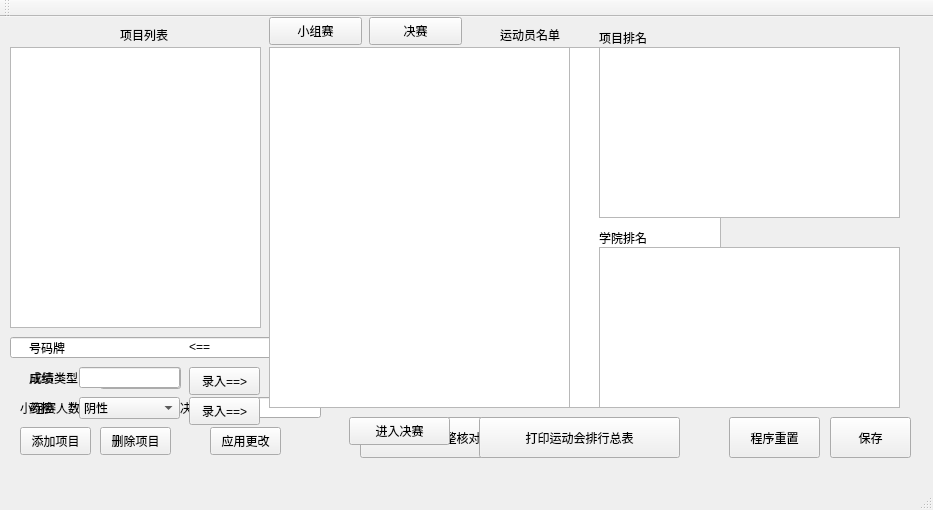
<?xml version="1.0" encoding="UTF-8"?>
<ui version="4.0">
 <class>MainWindow</class>
 <widget class="QMainWindow" name="MainWindow">
  <property name="geometry">
   <rect>
    <x>0</x>
    <y>0</y>
    <width>933</width>
    <height>510</height>
   </rect>
  </property>
  <property name="windowTitle">
   <string>MainWindow</string>
  </property>
  <widget class="QWidget" name="centralWidget">
   <widget class="QWidget" name="s0widget" native="true">
    <property name="enabled">
     <bool>true</bool>
    </property>
    <property name="geometry">
     <rect>
      <x>-10</x>
      <y>-70</y>
      <width>861</width>
      <height>511</height>
     </rect>
    </property>
    <widget class="QLineEdit" name="s0lineEdit">
     <property name="geometry">
      <rect>
       <x>20</x>
       <y>390</y>
       <width>311</width>
       <height>21</height>
      </rect>
     </property>
    </widget>
    <widget class="QLabel" name="label_3">
     <property name="geometry">
      <rect>
       <x>510</x>
       <y>80</y>
       <width>101</width>
       <height>16</height>
      </rect>
     </property>
     <property name="text">
      <string>运动员名单</string>
     </property>
    </widget>
    <widget class="QPushButton" name="s0add_player">
     <property name="geometry">
      <rect>
       <x>740</x>
       <y>370</y>
       <width>93</width>
       <height>28</height>
      </rect>
     </property>
     <property name="text">
      <string>添加运动员</string>
     </property>
    </widget>
    <widget class="QPushButton" name="s0addgame">
     <property name="geometry">
      <rect>
       <x>30</x>
       <y>480</y>
       <width>71</width>
       <height>28</height>
      </rect>
     </property>
     <property name="text">
      <string>添加项目</string>
     </property>
    </widget>
    <widget class="QPushButton" name="s0delete_player">
     <property name="geometry">
      <rect>
       <x>740</x>
       <y>410</y>
       <width>93</width>
       <height>28</height>
      </rect>
     </property>
     <property name="text">
      <string>删除运动员</string>
     </property>
    </widget>
    <widget class="QListWidget" name="playerlist">
     <property name="enabled">
      <bool>true</bool>
     </property>
     <property name="geometry">
      <rect>
       <x>380</x>
       <y>100</y>
       <width>351</width>
       <height>361</height>
      </rect>
     </property>
    </widget>
    <widget class="QPushButton" name="s0deletegame">
     <property name="geometry">
      <rect>
       <x>110</x>
       <y>480</y>
       <width>71</width>
       <height>28</height>
      </rect>
     </property>
     <property name="text">
      <string>删除项目</string>
     </property>
    </widget>
    <widget class="QPushButton" name="s0output_check">
     <property name="geometry">
      <rect>
       <x>370</x>
       <y>470</y>
       <width>181</width>
       <height>41</height>
      </rect>
     </property>
     <property name="text">
      <string>输出完整核对表</string>
     </property>
    </widget>
    <widget class="QComboBox" name="s0comboBox">
     <property name="geometry">
      <rect>
       <x>110</x>
       <y>420</y>
       <width>81</width>
       <height>22</height>
      </rect>
     </property>
     <item>
      <property name="text">
       <string>田赛(米)</string>
      </property>
     </item>
     <item>
      <property name="text">
       <string>径赛(秒)</string>
      </property>
     </item>
    </widget>
    <widget class="QLabel" name="label_5">
     <property name="geometry">
      <rect>
       <x>40</x>
       <y>420</y>
       <width>72</width>
       <height>21</height>
      </rect>
     </property>
     <property name="text">
      <string>成绩类型</string>
     </property>
    </widget>
    <widget class="QLabel" name="label_6">
     <property name="geometry">
      <rect>
       <x>30</x>
       <y>450</y>
       <width>91</width>
       <height>21</height>
      </rect>
     </property>
     <property name="text">
      <string>小组赛人数</string>
     </property>
    </widget>
    <widget class="QLabel" name="label_7">
     <property name="geometry">
      <rect>
       <x>190</x>
       <y>450</y>
       <width>121</width>
       <height>21</height>
      </rect>
     </property>
     <property name="text">
      <string>决赛人数</string>
     </property>
    </widget>
    <widget class="QLineEdit" name="s0num_per_pre">
     <property name="geometry">
      <rect>
       <x>110</x>
       <y>450</y>
       <width>71</width>
       <height>21</height>
      </rect>
     </property>
    </widget>
    <widget class="QLineEdit" name="s0num_per_final">
     <property name="geometry">
      <rect>
       <x>260</x>
       <y>450</y>
       <width>71</width>
       <height>21</height>
      </rect>
     </property>
    </widget>
    <widget class="QPushButton" name="s0app">
     <property name="geometry">
      <rect>
       <x>220</x>
       <y>480</y>
       <width>71</width>
       <height>28</height>
      </rect>
     </property>
     <property name="text">
      <string>应用更改</string>
     </property>
    </widget>
    <widget class="QLineEdit" name="s0student_id">
     <property name="geometry">
      <rect>
       <x>740</x>
       <y>340</y>
       <width>91</width>
       <height>21</height>
      </rect>
     </property>
    </widget>
    <widget class="QLabel" name="label_8">
     <property name="geometry">
      <rect>
       <x>740</x>
       <y>310</y>
       <width>72</width>
       <height>21</height>
      </rect>
     </property>
     <property name="text">
      <string>输入学号</string>
     </property>
    </widget>
    <widget class="QPushButton" name="s0_lock">
     <property name="geometry">
      <rect>
       <x>740</x>
       <y>470</y>
       <width>81</width>
       <height>41</height>
      </rect>
     </property>
     <property name="text">
      <string>报名锁定</string>
     </property>
    </widget>
   </widget>
   <widget class="QPushButton" name="save_button">
    <property name="geometry">
     <rect>
      <x>830</x>
      <y>400</y>
      <width>81</width>
      <height>41</height>
     </rect>
    </property>
    <property name="text">
     <string>保存</string>
    </property>
   </widget>
   <widget class="QListWidget" name="gamelist">
    <property name="geometry">
     <rect>
      <x>10</x>
      <y>30</y>
      <width>251</width>
      <height>281</height>
     </rect>
    </property>
   </widget>
   <widget class="QLabel" name="label">
    <property name="geometry">
     <rect>
      <x>120</x>
      <y>10</y>
      <width>72</width>
      <height>15</height>
     </rect>
    </property>
    <property name="text">
     <string>项目列表</string>
    </property>
   </widget>
   <widget class="QWidget" name="s1widget" native="true">
    <property name="geometry">
     <rect>
      <x>-1</x>
      <y>0</y>
      <width>1001</width>
      <height>441</height>
     </rect>
    </property>
    <widget class="QListWidget" name="pre_log_list">
     <property name="geometry">
      <rect>
       <x>270</x>
       <y>30</y>
       <width>301</width>
       <height>361</height>
      </rect>
     </property>
    </widget>
    <widget class="QPushButton" name="s1_log_pre_bt">
     <property name="geometry">
      <rect>
       <x>270</x>
       <y>0</y>
       <width>93</width>
       <height>28</height>
      </rect>
     </property>
     <property name="text">
      <string>小组赛</string>
     </property>
    </widget>
    <widget class="QPushButton" name="s1_log_final_bt">
     <property name="geometry">
      <rect>
       <x>370</x>
       <y>0</y>
       <width>93</width>
       <height>28</height>
      </rect>
     </property>
     <property name="text">
      <string>决赛</string>
     </property>
    </widget>
    <widget class="QListWidget" name="final_log_list">
     <property name="geometry">
      <rect>
       <x>270</x>
       <y>30</y>
       <width>301</width>
       <height>361</height>
      </rect>
     </property>
    </widget>
    <widget class="QPushButton" name="s1print_all">
     <property name="geometry">
      <rect>
       <x>480</x>
       <y>400</y>
       <width>201</width>
       <height>41</height>
      </rect>
     </property>
     <property name="text">
      <string>打印运动会排行总表</string>
     </property>
    </widget>
    <widget class="QListWidget" name="final_rank">
     <property name="geometry">
      <rect>
       <x>600</x>
       <y>30</y>
       <width>301</width>
       <height>171</height>
      </rect>
     </property>
    </widget>
    <widget class="QListWidget" name="school_rank">
     <property name="geometry">
      <rect>
       <x>600</x>
       <y>230</y>
       <width>301</width>
       <height>161</height>
      </rect>
     </property>
    </widget>
    <widget class="QLabel" name="label_2">
     <property name="geometry">
      <rect>
       <x>30</x>
       <y>320</y>
       <width>72</width>
       <height>21</height>
      </rect>
     </property>
     <property name="text">
      <string>号码牌</string>
     </property>
    </widget>
    <widget class="QLabel" name="label_4">
     <property name="geometry">
      <rect>
       <x>190</x>
       <y>320</y>
       <width>72</width>
       <height>21</height>
      </rect>
     </property>
     <property name="text">
      <string>&lt;==</string>
     </property>
    </widget>
    <widget class="QLabel" name="label_9">
     <property name="geometry">
      <rect>
       <x>30</x>
       <y>350</y>
       <width>72</width>
       <height>21</height>
      </rect>
     </property>
     <property name="text">
      <string>成绩</string>
     </property>
    </widget>
    <widget class="QLineEdit" name="line_grade">
     <property name="geometry">
      <rect>
       <x>80</x>
       <y>350</y>
       <width>101</width>
       <height>21</height>
      </rect>
     </property>
    </widget>
    <widget class="QLabel" name="label_drug">
     <property name="geometry">
      <rect>
       <x>30</x>
       <y>380</y>
       <width>72</width>
       <height>21</height>
      </rect>
     </property>
     <property name="text">
      <string>药检</string>
     </property>
    </widget>
    <widget class="QPushButton" name="log_grade_button">
     <property name="geometry">
      <rect>
       <x>190</x>
       <y>350</y>
       <width>71</width>
       <height>28</height>
      </rect>
     </property>
     <property name="text">
      <string>录入==&gt;</string>
     </property>
    </widget>
    <widget class="QPushButton" name="log_drug_button">
     <property name="geometry">
      <rect>
       <x>190</x>
       <y>380</y>
       <width>71</width>
       <height>28</height>
      </rect>
     </property>
     <property name="text">
      <string>录入==&gt;</string>
     </property>
    </widget>
    <widget class="QLabel" name="label_10">
     <property name="geometry">
      <rect>
       <x>600</x>
       <y>10</y>
       <width>72</width>
       <height>21</height>
      </rect>
     </property>
     <property name="text">
      <string>项目排名</string>
     </property>
    </widget>
    <widget class="QLabel" name="label_11">
     <property name="geometry">
      <rect>
       <x>600</x>
       <y>210</y>
       <width>72</width>
       <height>21</height>
      </rect>
     </property>
     <property name="text">
      <string>学院排名</string>
     </property>
    </widget>
    <widget class="QComboBox" name="drug_box">
     <property name="geometry">
      <rect>
       <x>80</x>
       <y>380</y>
       <width>101</width>
       <height>22</height>
      </rect>
     </property>
     <item>
      <property name="text">
       <string>阴性</string>
      </property>
     </item>
     <item>
      <property name="text">
       <string>阳性</string>
      </property>
     </item>
    </widget>
    <widget class="QLabel" name="s1get_id">
     <property name="geometry">
      <rect>
       <x>100</x>
       <y>320</y>
       <width>72</width>
       <height>21</height>
      </rect>
     </property>
     <property name="text">
      <string/>
     </property>
    </widget>
    <widget class="QPushButton" name="button_enter_final">
     <property name="geometry">
      <rect>
       <x>350</x>
       <y>400</y>
       <width>101</width>
       <height>28</height>
      </rect>
     </property>
     <property name="text">
      <string>进入决赛</string>
     </property>
    </widget>
    <widget class="QPushButton" name="s1reset">
     <property name="geometry">
      <rect>
       <x>730</x>
       <y>400</y>
       <width>91</width>
       <height>41</height>
      </rect>
     </property>
     <property name="text">
      <string>程序重置</string>
     </property>
    </widget>
   </widget>
   <zorder>s0widget</zorder>
   <zorder>label</zorder>
   <zorder>s1widget</zorder>
   <zorder>gamelist</zorder>
   <zorder>save_button</zorder>
  </widget>
  <widget class="QMenuBar" name="s1menuBar">
   <property name="geometry">
    <rect>
     <x>0</x>
     <y>0</y>
     <width>933</width>
     <height>26</height>
    </rect>
   </property>
  </widget>
  <widget class="QToolBar" name="mainToolBar">
   <attribute name="toolBarArea">
    <enum>TopToolBarArea</enum>
   </attribute>
   <attribute name="toolBarBreak">
    <bool>false</bool>
   </attribute>
  </widget>
  <widget class="QStatusBar" name="statusBar"/>
 </widget>
 <layoutdefault spacing="6" margin="11"/>
 <resources/>
 <connections/>
</ui>
